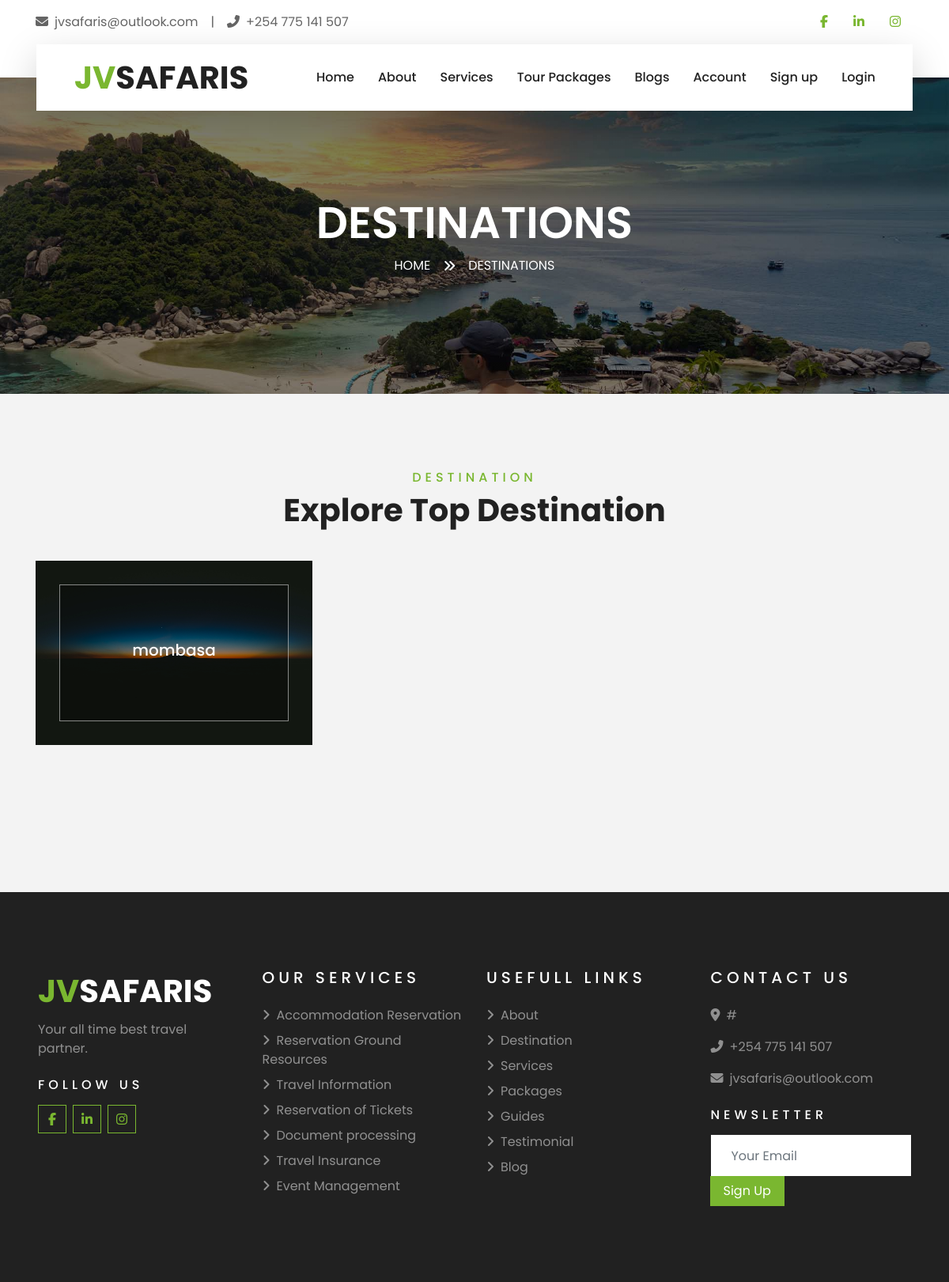
/destinations/, run on the app's committed database.
### JVSafarisMain/models.py (models this page shows, shortened)
class Destination(models.Model):
    destinantion_name = models.CharField(max_length = 400)
    image = models.FileField(default = '')

### JVSafarisMain/views.py (the view)
# urls.py: path('destinations/',views.destinations,name = 'destinations'),
def destinations(request):
    destinations = Destination.objects.all()
    return render(request,'JVSafarisMain/destination.html',{'destinations':destinations})

### JVSafarisMain/templates/jvsafarismain/destination.html (shortened to what this page needs)
{%extends 'JVSafarisMain/base.html'%}
{%load static%}
{%block pagetitle%}
Destinations
{%endblock%}
{%block subtitle%}
Destinations
{%endblock%}
{%block body%}
    <div class="container-fluid py-5">
        <div class="container pt-5 pb-3">
            <div class="text-center mb-3 pb-3">
                <h6 class="text-primary text-uppercase" style="letter-spacing: 5px;">Destination</h6>
                <h1>Explore Top Destination</h1>
            </div>
            <div class="row">
                {%for destination in destinations%}
                <div class="col-lg-4 col-md-6 mb-4">
                    <div class="destination-item position-relative overflow-hidden mb-2">
                        <img class="img-fluid" src="{{destination.image.url}}" alt="">
                        <a class="destination-overlay text-white text-decoration-none" href="">
                            <h5 class="text-white">{{destination.destinantion_name}}</h5>
                        </a>
                    </div>
                </div>
                {%endfor%}
            </div>
        </div>
    </div>
{%endblock%}

### data on the page
Destination: image (picture), destinantion_name "mombasa"
